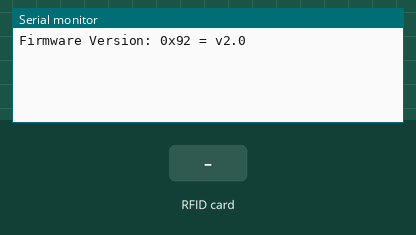
Bench run of a sketch on a simulated Arduino Uno, built with avr-gcc and run on an emulated ATmega328P. Parts: the last lines printed to the serial monitor. The inputs (shaded band) are chosen by the test bench.

Above: at 1.2 s.
1.3 s: RFID card 19 61 77 C2 held to the reader
At 2.5 s:
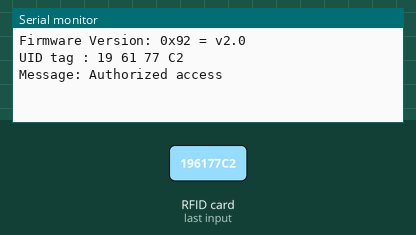
2.8 s: RFID card 5E 7A 19 C4 held to the reader
At 4.9 s:
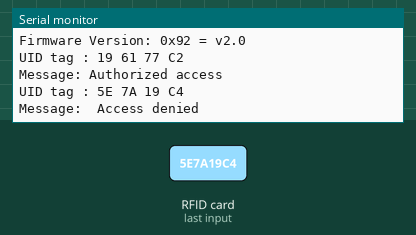

Measured:
- after the input at 1.3 s, the serial monitor: prints a new line at once (image 1)
- after the input at 2.8 s, the serial monitor: prints a new line after 1.5 s (image 2)

The sketch:

sketch_smarthome.ino
```cpp
#include "DHT.h" // библиотека для dht11(DHT sensor library)
#include "MFRC522.h"
#include "SPI.h"

// #define DHTPIN 2

constexpr uint8_t RST_PIN = 5;
constexpr uint8_t SS_PIN = 10;

MFRC522 mfrc522(SS_PIN, RST_PIN);
//DHT dht(DHTPIN, DHT11);

bool systemIsActive = false;
String cardUUID = "19 61 77 C2";

void setup() {
  Serial.begin(9600);
  SPI.begin();
  //dht.begin();
  mfrc522.PCD_Init();
  mfrc522.PCD_DumpVersionToSerial();
}

void loop() {
  /*delay(2000); // Пауза 2 секунды (2000 мс)
  float humidity = dht.readHumidity();
  float temperature = dht.readTemperature();
  // Heat Index по Цельсию
  float hic = dht.computeHeatIndex(temperature, humidity, false);
  if (isnan(temperature) || isnan(humidity) || isnan(hic)) {  // Check errors
    Serial.println("Ошибка считывания с датчика DHT11");
    return;
  }  */

  if ( ! mfrc522.PICC_IsNewCardPresent()) {
    return;
  }

  // Select one of the cards
  if ( ! mfrc522.PICC_ReadCardSerial()) {
    return;
  }

  Serial.print("UID tag :");
  String content= "";
  byte letter;
  for (byte i = 0; i < mfrc522.uid.size; i++)
  {
     Serial.print(mfrc522.uid.uidByte[i] < 0x10 ? " 0" : " ");
     Serial.print(mfrc522.uid.uidByte[i], HEX);
     content.concat(String(mfrc522.uid.uidByte[i] < 0x10 ? " 0" : " "));
     content.concat(String(mfrc522.uid.uidByte[i], HEX));
  }
  Serial.println();
  Serial.print("Message: ");
  content.toUpperCase();
  if (content.substring(1) == cardUUID) //change here the UID of the card/cards that you want to give access
  {
    Serial.println("Authorized access");
    delay(3000);
  }

 else   {
    Serial.println(" Access denied");
    delay(3000);
  }


  /*
  // Блок вывода данных в консоль
  Serial.print("Влажность: ");
  Serial.print(humidity);
  Serial.println("%\t");
  Serial.print("Температура: ");
  Serial.println(temperature);
  Serial.print("Тепловой индекс: ");
  Serial.println(hic);
  Serial.print("\n");
  Serial.print("\n");
  */
}
```
